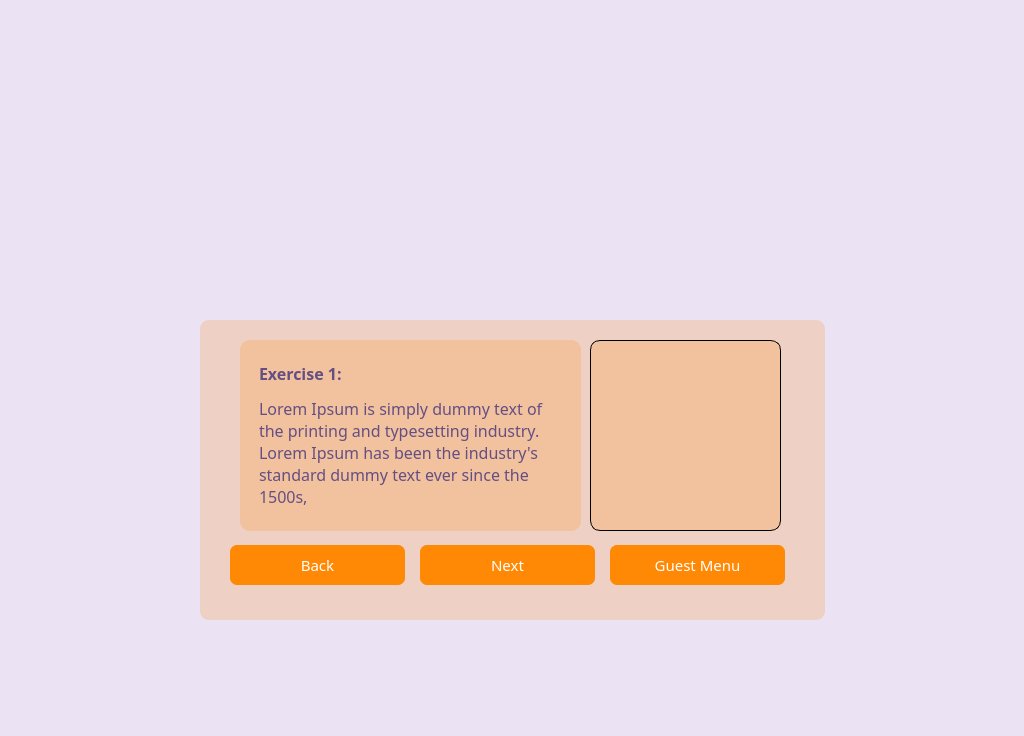
<?xml version="1.0" encoding="UTF-8"?>
<ui version="4.0">
 <class>Form</class>
 <widget class="QWidget" name="Form">
  <property name="geometry">
   <rect>
    <x>0</x>
    <y>0</y>
    <width>1024</width>
    <height>736</height>
   </rect>
  </property>
  <property name="windowTitle">
   <string>Form</string>
  </property>
  <property name="styleSheet">
   <string notr="true">background-color:rgb(235, 226, 244);
border-radius: 9px;</string>
  </property>
  <widget class="QLabel" name="label">
   <property name="geometry">
    <rect>
     <x>420</x>
     <y>90</y>
     <width>191</width>
     <height>181</height>
    </rect>
   </property>
   <property name="styleSheet">
    <string notr="true">background-image:url(static/images/logo.png);</string>
   </property>
   <property name="text">
    <string/>
   </property>
   <property name="alignment">
    <set>Qt::AlignCenter</set>
   </property>
  </widget>
  <widget class="QGroupBox" name="groupBox">
   <property name="geometry">
    <rect>
     <x>200</x>
     <y>320</y>
     <width>625</width>
     <height>300</height>
    </rect>
   </property>
   <property name="styleSheet">
    <string notr="true">background-color:rgba(255, 136, 4, 0.2);</string>
   </property>
   <property name="title">
    <string/>
   </property>
   <widget class="QPushButton" name="next_btn">
    <property name="geometry">
     <rect>
      <x>220</x>
      <y>225</y>
      <width>175</width>
      <height>40</height>
     </rect>
    </property>
    <property name="font">
     <font>
      <family>Sura</family>
      <pointsize>1</pointsize>
     </font>
    </property>
    <property name="styleSheet">
     <string notr="true">QPushButton#next_btn{
background-color:rgb(255, 136, 4);
color: white;
font-family: Sura;
font-size: 15px;
border-radius : 7px;

}
QPushButton#next_btn: pressed {
background-color:rgb(255, 136, 4);
}</string>
    </property>
    <property name="text">
     <string>Next</string>
    </property>
   </widget>
   <widget class="QPushButton" name="back_btn">
    <property name="geometry">
     <rect>
      <x>30</x>
      <y>225</y>
      <width>175</width>
      <height>40</height>
     </rect>
    </property>
    <property name="font">
     <font>
      <family>Sura</family>
      <pointsize>1</pointsize>
     </font>
    </property>
    <property name="styleSheet">
     <string notr="true">QPushButton#back_btn{
background-color:rgb(255, 136, 4);
color: white;
font-family: Sura;
font-size: 15px;
border-radius : 7px;

}
QPushButton#back_btn: pressed {
background-color:rgb(255, 136, 4);
}</string>
    </property>
    <property name="text">
     <string>Back</string>
    </property>
   </widget>
   <widget class="QPushButton" name="guestMenu_btn">
    <property name="geometry">
     <rect>
      <x>410</x>
      <y>225</y>
      <width>175</width>
      <height>40</height>
     </rect>
    </property>
    <property name="font">
     <font>
      <family>Sura</family>
      <pointsize>1</pointsize>
     </font>
    </property>
    <property name="styleSheet">
     <string notr="true">QPushButton#guestMenu_btn{
background-color:rgb(255, 136, 4);
color: white;
font-family: Sura;
font-size: 15px;
border-radius : 7px;

}
QPushButton#guestMenu_btn: pressed {
background-color:rgb(255, 136, 4);
}</string>
    </property>
    <property name="text">
     <string>Guest Menu</string>
    </property>
   </widget>
   <widget class="QLabel" name="picture">
    <property name="geometry">
     <rect>
      <x>390</x>
      <y>20</y>
      <width>191</width>
      <height>191</height>
     </rect>
    </property>
    <property name="font">
     <font>
      <strikeout>false</strikeout>
     </font>
    </property>
    <property name="styleSheet">
     <string notr="true">border: 1px solid black;
    border-radius: 10px;
    padding: 0px;
    
    border-image: url(static/images/001.jpg) 10 10 10 10 stretch stretch;</string>
    </property>
    <property name="text">
     <string/>
    </property>
    <property name="scaledContents">
     <bool>true</bool>
    </property>
    <property name="alignment">
     <set>Qt::AlignCenter</set>
    </property>
    <property name="wordWrap">
     <bool>false</bool>
    </property>
    <property name="indent">
     <number>0</number>
    </property>
   </widget>
   <widget class="QLabel" name="Exercise">
    <property name="geometry">
     <rect>
      <x>40</x>
      <y>20</y>
      <width>341</width>
      <height>191</height>
     </rect>
    </property>
    <property name="font">
     <font>
      <family>MS Shell Dlg 2 0</family>
      <pointsize>12</pointsize>
      <weight>50</weight>
      <italic>false</italic>
      <bold>false</bold>
     </font>
    </property>
    <property name="autoFillBackground">
     <bool>false</bool>
    </property>
    <property name="styleSheet">
     <string notr="true">border: 0px ;
padding: 15px;
border-radius: 10px;
font: 12pt &quot;MS Shell Dlg 2&quot;0 rgb(100, 79, 130);</string>
    </property>
    <property name="frameShape">
     <enum>QFrame::NoFrame</enum>
    </property>
    <property name="text">
     <string>&lt;html&gt;&lt;head/&gt;&lt;body&gt;&lt;p&gt;&lt;span style=&quot; font-weight:600; color:#644f82;&quot;&gt;Exercise 1:&lt;/span&gt;&lt;/p&gt;&lt;p&gt;&lt;span style=&quot; color:#644f82;&quot;&gt;Lorem Ipsum is simply dummy text of the printing and typesetting industry. Lorem Ipsum has been the industry's standard dummy text ever since the 1500s,&lt;/span&gt;&lt;/p&gt;&lt;/body&gt;&lt;/html&gt;</string>
    </property>
    <property name="wordWrap">
     <bool>true</bool>
    </property>
    <property name="margin">
     <number>15</number>
    </property>
   </widget>
  </widget>
 </widget>
 <resources/>
 <connections/>
</ui>
